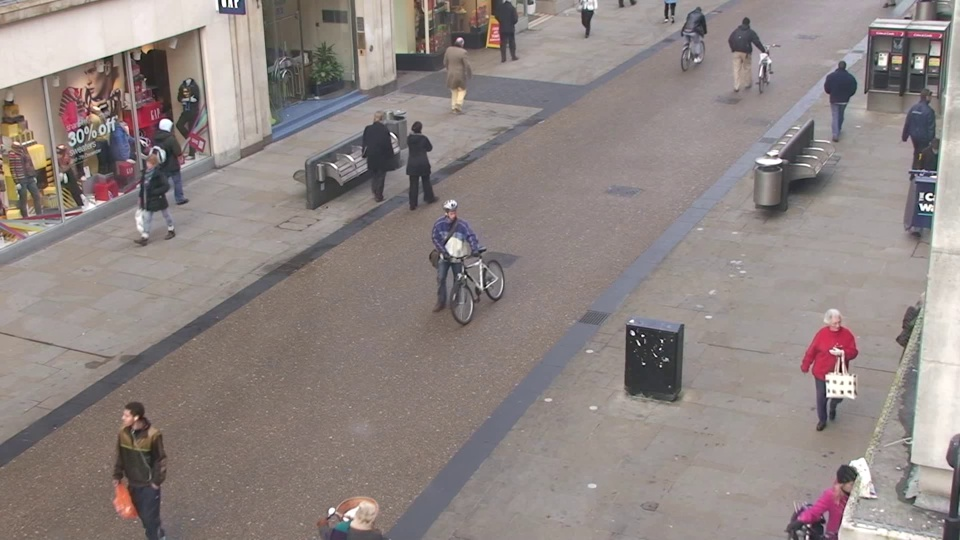
#> input picture Crowd Detection using nanonets/data/images/3.jpg, 960 x 540 px, found by its file name
$ python nano.py
#> lines starting #> are read from the running program, lines starting #| are printed output that depends on the picture
import matplotlib.pyplot as plt
import matplotlib.patches as patches
from PIL import Image
import numpy as np


x=[500,800,300,400]
y=[700,400,999,666]
s=[80,90,20,60]


im = np.array(Image.open('/Users/adarshgdaniel/Desktop/nano/3.jpg'), dtype=np.uint8)
#> im is the input picture: shape (540, 960, 3); mean R, G, B 143.3, 133.6, 131

# Create figure and axes
fig,ax = plt.subplots(1)

# Display the image
ax.imshow(im)


for i in range(len(x)):
    # To disply text
    plt.text(x[i]-10, y[i]-10, s[i], fontsize=12)
    # Create a Rectangle patch
    rectangle = plt.Rectangle((x[i],y[i]), -180, -270, angle=180.0, fill= False,ec="red")
    #rect = patches.Rectangle((x[i],y[i]),-180,-270,linewidth=1,edgecolor='r',facecolor='none')
    #ax.add_patch(rectangle)
    plt.gca().add_patch(rectangle)
    plt.scatter(500, 700, s=100)


plt.show()
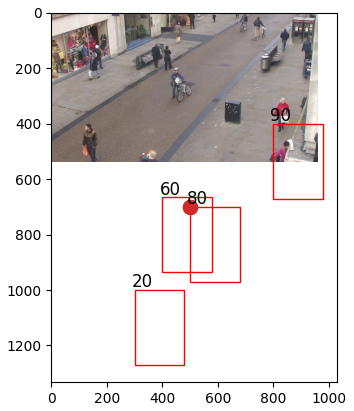
#> figure drawn by matplotlib, 1 panel
